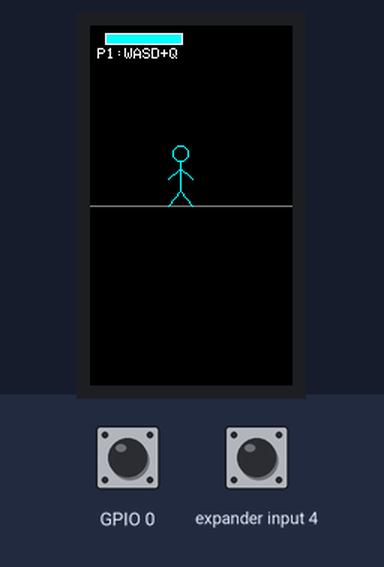
Bench run of a sketch on a simulated ESP32-S3. Parts: 135×240 colour display. Inputs (shaded band) come from the test bench; at power-on: GPIO 0 HIGH, expander input 4 HIGH.

Above: at 0.2 s.

The sketch:

stickfight.ino
```cpp
#include <M5Cardputer.h>

M5Canvas canvas(&M5Cardputer.Display);

const int GROUND_Y = 120;

struct Player {
    float x;
    int health;
    bool facingRight;
    int action;
    int actionTimer;
    bool hit;
};

Player p1, p2;

void resetGame() {
    p1 = {60, 100, true, 0, 0, false};
    p2 = {180, 100, false, 0, 0, false};
}

void drawStickFigure(int x, int y, bool facingRight, int action, uint16_t color, bool dead) {
    int dir = facingRight ? 1 : -1;

    if (dead) {
        canvas.drawCircle(x - dir * 20, y - 5, 5, color);
        canvas.drawLine(x - dir * 15, y - 5, x + dir * 5, y - 5, color);
        canvas.drawLine(x + dir * 5, y - 5, x + dir * 15, y - 10, color);
        canvas.drawLine(x + dir * 5, y - 5, x + dir * 15, y, color);
        canvas.drawLine(x - dir * 10, y - 5, x - dir * 5, y - 12, color);
        canvas.drawLine(x - dir * 10, y - 5, x - dir * 5, y + 2, color);
        return;
    }

    canvas.drawCircle(x, y - 35, 5, color);
    canvas.drawLine(x, y - 30, x, y - 10, color);

    if (action == 2) {
        canvas.drawLine(x, y - 10, x, y, color);
        canvas.drawLine(x, y - 10, x + dir * 15, y - 10, color);
    } else {
        canvas.drawLine(x, y - 10, x - 8, y, color);
        canvas.drawLine(x, y - 10, x + 8, y, color);
    }

    if (action == 1) {
        canvas.drawLine(x, y - 25, x + dir * 15, y - 25, color);
        canvas.drawLine(x, y - 25, x - dir * 8, y - 20, color);
    } else if (action == 2) {
        canvas.drawLine(x, y - 25, x - 8, y - 20, color);
        canvas.drawLine(x, y - 25, x + 8, y - 20, color);
    } else if (action == 3) {
        canvas.drawLine(x, y - 25, x + dir * 5, y - 30, color);
        canvas.drawLine(x, y - 25, x + dir * 5, y - 15, color);
        canvas.drawLine(x + dir * 5, y - 30, x + dir * 5, y - 15, color);
    } else {
        canvas.drawLine(x, y - 25, x - 8, y - 18, color);
        canvas.drawLine(x, y - 25, x + 8, y - 18, color);
    }
}

void drawHealthBar(int x, int health, uint16_t color) {
    canvas.drawRect(x, 5, 52, 8, TFT_WHITE);
    canvas.fillRect(x + 1, 6, health / 2, 6, color);
}

bool checkHit(Player& attacker, Player& defender, int range) {
    if (defender.action == 3) return false;
    float dist = attacker.facingRight ? (defender.x - attacker.x) : (attacker.x - defender.x);
    return dist > 0 && dist < range;
}

void updatePlayer(Player& p, Player& opponent, bool left, bool right, bool hit, bool kick, bool block) {
    if (p.actionTimer > 0) {
        p.actionTimer--;
        if (p.actionTimer == 0) p.action = 0;
        return;
    }

    if (block) {
        p.action = 3;
    } else if (hit) {
        p.action = 1;
        p.actionTimer = 10;
        if (checkHit(p, opponent, 25)) {
            opponent.health -= 5;
            opponent.hit = true;
        }
    } else if (kick) {
        p.action = 2;
        p.actionTimer = 15;
        if (checkHit(p, opponent, 30)) {
            opponent.health -= 8;
            opponent.hit = true;
        }
    } else {
        p.action = 0;
        if (left && p.x > 20) p.x -= 2;
        if (right && p.x < 220) p.x += 2;
    }
    p.facingRight = p.x < opponent.x;
}

void setup() {
    auto cfg = M5.config();
    M5Cardputer.begin(cfg, true);
    M5Cardputer.Display.setRotation(1);
    canvas.createSprite(M5Cardputer.Display.width(), M5Cardputer.Display.height());
    resetGame();
}

void loop() {
    M5Cardputer.update();

    bool p1Left = M5Cardputer.Keyboard.isKeyPressed('a');
    bool p1Right = M5Cardputer.Keyboard.isKeyPressed('d');
    bool p1Hit = M5Cardputer.Keyboard.isKeyPressed('w');
    bool p1Kick = M5Cardputer.Keyboard.isKeyPressed('s');
    bool p1Block = M5Cardputer.Keyboard.isKeyPressed('q');

    bool p2Left = M5Cardputer.Keyboard.isKeyPressed('j');
    bool p2Right = M5Cardputer.Keyboard.isKeyPressed('l');
    bool p2Hit = M5Cardputer.Keyboard.isKeyPressed('i');
    bool p2Kick = M5Cardputer.Keyboard.isKeyPressed('k');
    bool p2Block = M5Cardputer.Keyboard.isKeyPressed('u');

    updatePlayer(p1, p2, p1Left, p1Right, p1Hit, p1Kick, p1Block);
    updatePlayer(p2, p1, p2Left, p2Right, p2Hit, p2Kick, p2Block);

    canvas.fillSprite(TFT_BLACK);
    canvas.drawFastHLine(0, GROUND_Y, 240, TFT_DARKGREY);

    drawHealthBar(10, p1.health, TFT_CYAN);
    drawHealthBar(178, p2.health, TFT_ORANGE);

    canvas.setTextSize(1);
    canvas.setTextColor(TFT_WHITE);
    canvas.drawString("P1:WASD+Q", 5, 15);
    canvas.drawString("P2:IJKL+U", 175, 15);

    uint16_t p1Color = p1.hit ? TFT_RED : TFT_CYAN;
    uint16_t p2Color = p2.hit ? TFT_RED : TFT_ORANGE;
    p1.hit = p2.hit = false;

    drawStickFigure(p1.x, GROUND_Y, p1.facingRight, p1.action, p1Color, p1.health <= 0);
    drawStickFigure(p2.x, GROUND_Y, p2.facingRight, p2.action, p2Color, p2.health <= 0);

    if (p1.health <= 0 || p2.health <= 0) {
        canvas.setTextSize(2);
        canvas.drawCentreString(p1.health <= 0 ? "P2 WINS!" : "P1 WINS!", 120, 50, 1);
        canvas.setTextSize(1);
        canvas.drawCentreString("Press ENTER to restart", 120, 70, 1);
        if (M5Cardputer.Keyboard.isKeyPressed(KEY_ENTER)) resetGame();
    }

    canvas.pushSprite(0, 0);
    delay(16);
}
```
